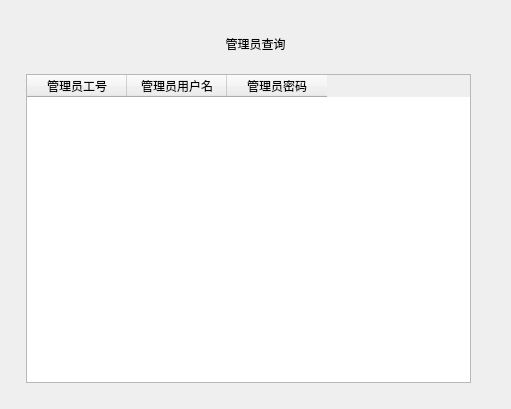
<?xml version="1.0" encoding="UTF-8"?>
<ui version="4.0">
 <class>SuperSearch</class>
 <widget class="QWidget" name="SuperSearch">
  <property name="geometry">
   <rect>
    <x>0</x>
    <y>0</y>
    <width>511</width>
    <height>409</height>
   </rect>
  </property>
  <property name="windowTitle">
   <string>书刊查找</string>
  </property>
  <layout class="QHBoxLayout" name="horizontalLayout">
   <property name="topMargin">
    <number>35</number>
   </property>
   <item>
    <layout class="QVBoxLayout" name="verticalLayout_2">
     <item>
      <widget class="TitleLabel" name="TitleLabel">
       <property name="text">
        <string>管理员查询</string>
       </property>
       <property name="alignment">
        <set>Qt::AlignCenter</set>
       </property>
      </widget>
     </item>
     <item>
      <widget class="CardWidget" name="CardWidget">
       <layout class="QVBoxLayout" name="verticalLayout">
        <property name="spacing">
         <number>15</number>
        </property>
        <property name="leftMargin">
         <number>15</number>
        </property>
        <property name="topMargin">
         <number>15</number>
        </property>
        <property name="rightMargin">
         <number>15</number>
        </property>
        <property name="bottomMargin">
         <number>15</number>
        </property>
        <item>
         <widget class="TableWidget" name="superSearch">
          <property name="maximumSize">
           <size>
            <width>445</width>
            <height>16777215</height>
           </size>
          </property>
          <column>
           <property name="text">
            <string>管理员工号</string>
           </property>
          </column>
          <column>
           <property name="text">
            <string>管理员用户名</string>
           </property>
          </column>
          <column>
           <property name="text">
            <string>管理员密码</string>
           </property>
          </column>
         </widget>
        </item>
       </layout>
      </widget>
     </item>
    </layout>
   </item>
  </layout>
 </widget>
 <customwidgets>
  <customwidget>
   <class>CardWidget</class>
   <extends>QFrame</extends>
   <header>qfluentwidgets</header>
   <container>1</container>
  </customwidget>
  <customwidget>
   <class>TitleLabel</class>
   <extends>QLabel</extends>
   <header>qfluentwidgets</header>
  </customwidget>
  <customwidget>
   <class>TableWidget</class>
   <extends>QTableWidget</extends>
   <header>qfluentwidgets</header>
  </customwidget>
 </customwidgets>
 <resources/>
 <connections/>
</ui>
